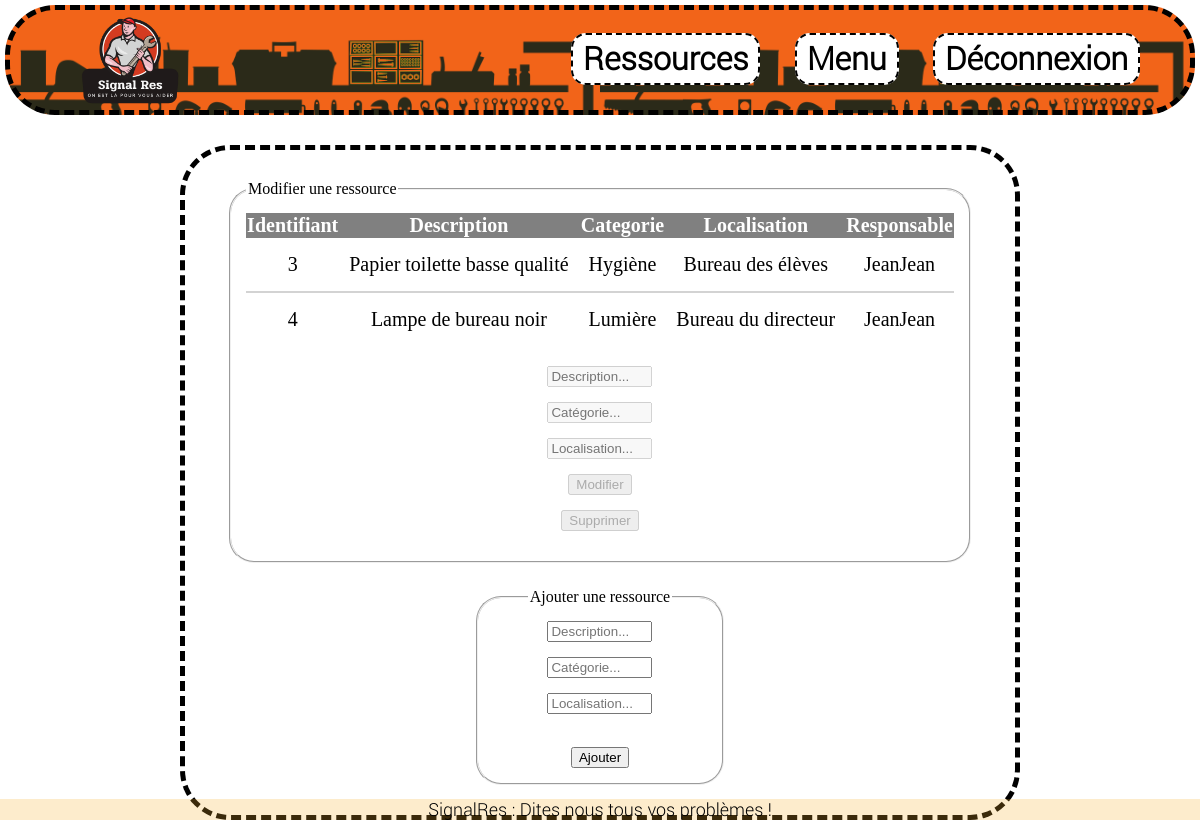
The page /ressource (signed in) on the database its author committed.
### tables this page shows
CREATE TABLE res (
    idres INT PRIMARY KEY NOT NULL AUTO_INCREMENT,
    description VARCHAR(50),
    categorie VARCHAR(10),
    localisation VARCHAR(25),  
    iduser INT DEFAULT 1,
    CONSTRAINT FK_iduserres FOREIGN KEY (iduser) REFERENCES users(iduser)
    ON UPDATE CASCADE ON DELETE SET NULL
);

CREATE TABLE users (
    iduser INT PRIMARY KEY NOT NULL AUTO_INCREMENT,
    username VARCHAR(50),
    mdp VARCHAR(25)
);

### controllers/ResController.php (called while the page is built, shortened)
<?php
require_once('MainController.php');
require_once(__DIR__.'/../models/ResModel.php');
class ResController extends MainController {
    private ResModel $resModel;
    public function __construct() {
        $this->resModel = new ResModel();
    }
    public function render($cssInclude = null, $jsInclude = null, $content = null) {
        if ($_SESSION['username'] === 'admin') {
            $res = $this->resModel->getAll();
            $users = (new UserModel())->getUsernames();
        } else {
            $res = $this->resModel->getValues("iduser", $_SESSION['iduser']);
        }
        $cssIncludes = ['/public/css/res.css'];
        $jsIncludes = ['/public/js/res.js'];
        require(__DIR__.'/../views/ResView.php');
        $content = ob_get_clean();
        parent::render($cssIncludes, $jsIncludes, $content);
    }
}
?>

### models/MainModel.php (called while the page is built, shortened)
<?php
abstract class MainModel {
    private $host = "localhost";
    private $db_name = "projet";
    private $username = "projet";
    private $password = "tejorp";
    public function setConnection(){
        try{
            $this->connexion = new PDO("mysql:host=" . $this->host .
                    ";dbname=" . $this->db_name, $this->username, $this->password,
                    array(PDO::ATTR_ERRMODE => PDO::ERRMODE_WARNING));
        } catch(PDOException $exception){
            echo "Erreur de connexion : " . $exception->getMessage();
        }
    }
}
?>

### models/ResModel.php (called while the page is built, shortened)
<?php
    require_once('MainModel.php');
    class ResModel extends MainModel {
        public function getValues($key, $value){
            $sql = 'SELECT idres, description, categorie, localisation, username
                    FROM res, users WHERE res.iduser = users.iduser && res.'
                    .$key."='".$value."';";
            $query = $this->connexion->prepare($sql);
            $query->execute();
            return $query->fetchAll(PDO::FETCH_NUM);
        }
    }
?>

### controllers/MainController.php (called while the page is built, shortened)
<?php
    abstract class MainController {
        protected function render($cssIncludes, $jsIncludes, $content) {
            $session=false;
            if(isset($_SESSION['iduser']) && $_SESSION['iduser']!=null) {
                $session=true;
            }
            require(__DIR__.'/../views/MainView.php');
        }
    }
?>

### views/ResView.php (the view, shortened to what this page needs)
<fieldset id="updateRes">
    <legend>Modifier une ressource</legend>
    <table>
        <thead>
            <tr>
                <th colspan="1">Identifiant</th>
                <th colspan="1">Description</th>
                <th colspan="1">Categorie</th>
                <th colspan="1">Localisation</th>
                <th colspan="1">Responsable</th>
            </tr>
        </thead>
        <tbody>
            <?php
                if ($res != null) {
                    foreach ($res as $ressource) {
                        echo('<tr>');
                        foreach ($ressource as $key => $category) {
                            echo('<td>'.$category.'</td>');
                        }
                        echo('</tr>');
                    }
                }
            ?>
        </tbody>
    </table>
    <div class="modification">
        <form action="/update/res" method="post" class="modification">
            <fieldset>
                <input type="text" name="desc"
                    placeholder="Description..." size="10" />
                <br>
                <input type="text" name="cat"
                    placeholder="Catégorie..." size="10" />
                <br>
                <input type="text" name="loc"
                    placeholder="Localisation..." size="10" />
                <br>
                <input type="submit" value="Modifier"/>
            </fieldset>
        </form>
        <form action="/delete/res" method="post">
            <fieldset>
                <input type="submit" value="Supprimer"/>
            </fieldset>
        </form>
    </div>
</fieldset>
    <form method="post" action="/add/res" id="addRes">
        <fieldset>
            <legend>Ajouter une ressource</legend>
            <input type="text" name="desc" placeholder="Description..." size="10"/>
            <br>
            <input type="text" name="cat" placeholder="Catégorie..." size="10"/>
            <br>
            <input type="text" name="loc" placeholder="Localisation..." size="10"/>
            <br>
            <br>
            <input type="submit" value="Ajouter"/>
        </fieldset>
    </form>
</div>

### Router.php (shortened to what this page needs)
<?php
    $url = explode('/', $_SERVER['REQUEST_URI']);
    $pages = [
        ["", "MenuController"],
        ["menu", "MenuController"],
        ["login", "LoginController"],
        ["admin", "AdminController"],
        ["ressource", "ResController"],
        ["tickets", "TicketsController"]
    ];
    foreach ($pages as $page) {
        if ( $url[1] === $page[0] ) {
            $controller = new $page[1]();
            $controller->render();
            exit;
        }
    }
    exit;
?>

### views/MainView.php (shortened to what this page needs)
<!DOCTYPE html>
<html>
    <head>
        <link href="/public/css/main.css" rel="stylesheet" />
        <?php
            if ($cssIncludes != null) {
                foreach ($cssIncludes as $file) {
                    echo('<link href="'.$file.'" rel="stylesheet">');
                }
            }
        ?>
    </head>
    <body>
        <header class="mainHeader">
            <img class="logo" src="/public/images/logo.png">
            <div class="navigation">
                <?php if($session) {
                        echo('<a href="/ressource">Ressources</a>');
                    }
                ?>
                <a href="/menu">Menu</a>
                <?php if($session) {
                        echo('<a href="/logout">Déconnexion</a>');
                    } else {
                        echo('<a href="/login">Connexion</a>');
                    }
                ?>
            </div>
        </header>
        <div class="content">
            <?= $content ?>
        <div class="footer">
            SignalRes : Dites nous tous vos problèmes !
        </div>
    </body>
</html>

### public/css/main.css (style rules this page uses)
html,body, footer { margin: 0px; padding: 0px; }
.mainHeader { position: sticky; top: 0; height: 100px; font-family: 'Outfit', sans-serif; background-size: 50%; background-image: url(../images/outils.png); background-blend-mode: darken; background-color: #F26419; border: 5px dashed black; border-radius: 50px; margin: 5px 5px 5px 5px; padding: 0 50px 0 50px; }
.logo { width: 100px; margin-left: 20px; }
.navigation { position: absolute; float: right; right:20px; top: 30%; }
.mainHeader a { font-family: 'Roboto'; text-decoration: none; font-weight: bold; font-size: xx-large; color: black; background-color: white; border: 2px dashed black; border-radius: 15px; padding: 5px 10px 5px 10px; margin-right: 30px; }
.footer { position: fixed; right: 0; bottom: 0; left: 0; background-color: #f6b02d3d; text-align: center; font-family: 'Roboto'; font-size: 18px; }
.content { display: block; margin: 30px 15% 0 15%; background-color: white; border: 5px dashed black; border-radius: 50px; padding: 30px; }

### public/css/res.css (style rules this page uses)
table { font-size: 20px; margin-left: auto; margin-right: auto; text-align: center; border-collapse: collapse; }
thead,tfoot { background-color: gray; color: #fff; }
tbody tr { cursor: pointer; }
td { border: 2px solid lightgray; }
#updateRes { width: fit-content; margin-left: auto; margin-right: auto; border-radius: 25px; padding: 15px; }
#updateRes table { width: fit-content; margin-left: auto; margin-right: auto; margin-bottom: 20px; border: none; }
#updateRes tr:first-child * { border-top: none; }
#updateRes td { padding: 15px 10px 15px 10px; border-left: none; border-right: none; }
#updateRes tr:last-child * { border-bottom: none; }
#updateRes fieldset { border: none; width: fit-content; height: fit-content; }
fieldset { padding: 0 50px 0 50px; }
form { width: fit-content; text-align: center; margin-left: auto; margin-right: auto; }
input, select { margin-bottom: 15px; }
#addRes { width: fit-content; margin-left: auto; margin: 25px auto auto auto; }
#addRes fieldset { border-radius: 25px; padding-top: 15px; }

### rows shown on the page
res: idres "3", description "Papier toilette basse qualité", categorie "Hygiène", localisation "Bureau des élèves", iduser.username "JeanJean"
res: idres "4", description "Lampe de bureau noir", categorie "Lumière", localisation "Bureau du directeur", iduser.username "JeanJean"
